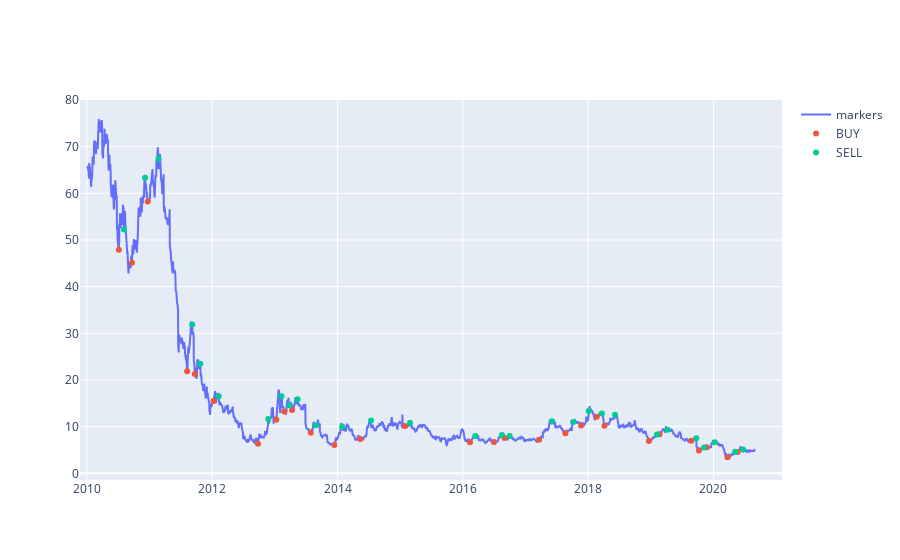

Here is the notebook cell this chart was saved with:
### Code cell
fig = go.Figure()

# Add traces
fig.add_trace(go.Scatter(x=df.index, y=df['Adj Close'],
                    mode='lines',
                    name='markers'))
fig.add_trace(go.Scatter(x=df[df['actions'] == 'BUY'].index, y=df[df['actions'] == 'BUY']['Adj Close'],
                    mode='markers',
                    name='BUY'))

fig.add_trace(go.Scatter(x=df[df['actions'] == 'SELL'].index, y=df[df['actions'] == 'SELL']['Adj Close'],
                    mode='markers',
                    name='SELL'))

# fig.add_trace(go.Scatter(x=df[df['actions'] == 'HOLD'].index, y=df[df['actions'] == 'HOLD']['Adj Close'],
#                     mode='markers',
#                     name='HOLD'))
# fig.add_trace(go.Scatter(x=random_x, y=random_y1,
#                     mode='lines+markers',
#                     name='lines+markers'))
# fig.add_trace(go.Scatter(x=random_x, y=random_y2,
#                     mode='lines',
#                     name='lines'))

fig.show()

### Figure 1 — Plotly figure (JSON) as saved in the notebook; plotly's stock layout.template omitted (floating-point values rounded to 4 significant figures; data arrays with more than 128 entries replaced by an {"elided": "..."} marker saying what was removed)
{"data": [{"mode": "lines", "name": "markers", "type": "scatter", "x": {"elided": "2683 str values"}, "y": {"elided": "2683 float values"}}, {"mode": "markers", "name": "BUY", "type": "scatter", "x": ["2010-07-06T00:00:00", "2010-09-20T00:00:00", "2010-12-21T00:00:00", "2011-08-08T00:00:00", "2011-09-22T00:00:00", "2012-01-09T00:00:00", "2012-09-24T00:00:00", "2013-01-09T00:00:00", "2013-02-25T00:00:00", "2013-04-11T00:00:00", "2013-07-29T00:00:00", "2013-12-13T00:00:00", "2014-05-14T00:00:00", "2015-01-28T00:00:00", "2016-02-12T00:00:00", "2016-06-30T00:00:00", "2016-08-31T00:00:00", "2017-03-20T00:00:00", "2017-08-21T00:00:00", "2017-11-20T00:00:00", "2018-02-20T00:00:00", "2018-04-06T00:00:00", "2018-12-21T00:00:00", "2019-02-21T00:00:00", "2019-08-23T00:00:00", "2019-10-08T00:00:00", "2019-11-22T00:00:00", "2020-03-23T00:00:00", "2020-05-22T00:00:00"], "y": [47.9, 45.14, 58.24, 21.87, 21.26, 15.51, 6.31, 11.48, 13.25, 13.55, 8.67, 6.08, 7.33, 10.12, 6.68, 6.71, 7.59, 7.2, 8.58, 10.24, 12.11, 10.19, 6.91, 8.37, 6.98, 4.89, 5.6, 3.44, 4.54]}, {"mode": "markers", "name": "SELL", "type": "scatter", "x": ["2010-08-05T00:00:00", "2010-12-06T00:00:00", "2011-02-22T00:00:00", "2011-09-07T00:00:00", "2011-10-24T00:00:00", "2012-02-08T00:00:00", "2012-11-23T00:00:00", "2013-02-08T00:00:00", "2013-03-27T00:00:00", "2013-05-13T00:00:00", "2013-08-28T00:00:00", "2014-01-28T00:00:00", "2014-07-15T00:00:00", "2015-02-27T00:00:00", "2016-03-14T00:00:00", "2016-08-16T00:00:00", "2016-09-30T00:00:00", "2017-06-05T00:00:00", "2017-10-05T00:00:00", "2018-01-04T00:00:00", "2018-03-22T00:00:00", "2018-06-06T00:00:00", "2019-02-06T00:00:00", "2019-04-09T00:00:00", "2019-09-23T00:00:00", "2019-11-07T00:00:00", "2020-01-07T00:00:00", "2020-05-07T00:00:00", "2020-06-22T00:00:00"], "y": [52.23, 63.33, 67.42, 31.9, 23.49, 16.49, 11.66, 16.49, 14.57, 15.88, 10.3, 10.04, 11.3, 10.81, 8, 8.23, 7.98, 11.15, 11.02, 13.37, 12.82, 12.54, 8.31, 9.31, 7.51, 5.53, 6.66, 4.6, 5.12]}], "layout": {}}
